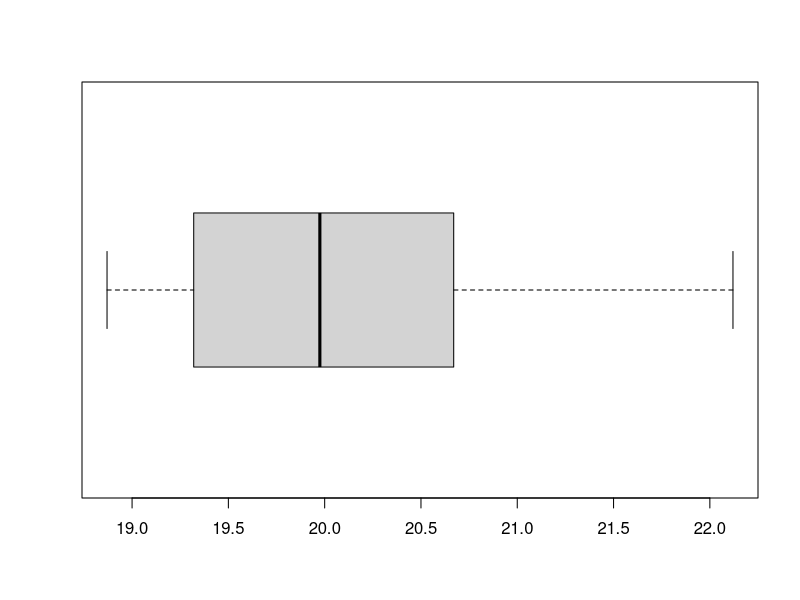
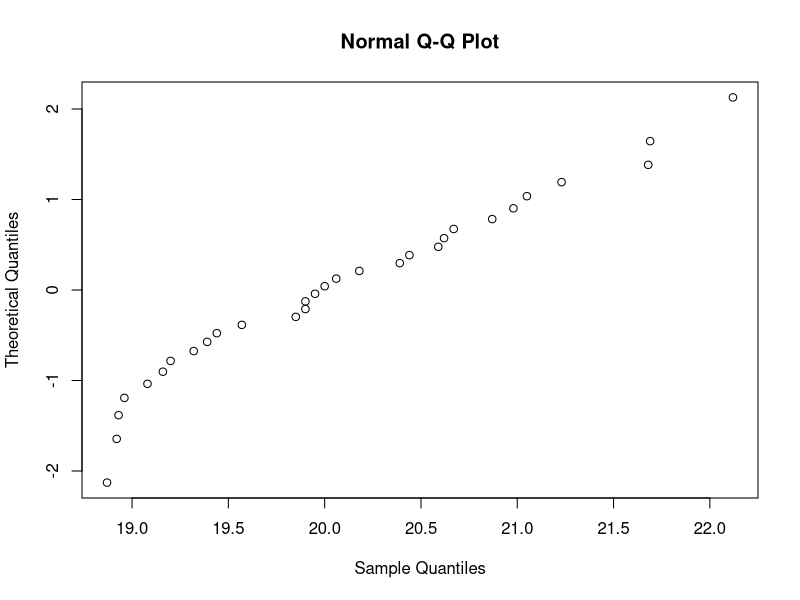
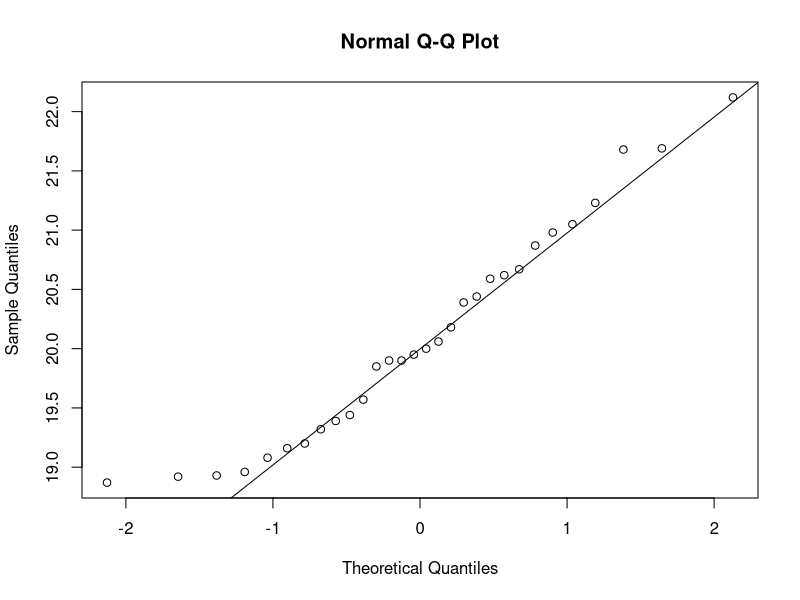

Here is the R script that generated these plots, in order: (Note: this script raises an error after producing the figures.)
## ---- chunk 1
# test dobrej zhody
# pearsonov test
# 600 hod kocky
# zisti ci kock aje homogena

d1 = c(122,61,98,115,79,125)
test = chisq.test(d1)
test
# p hodnota je skoro nula, zamietam zhodu s rvnomernm rozdelenim
# kocka nie je homogena


#pocas 100 dni sme sledovali pocty roztrhnuti vlakien na pletaciom stroji po generlnej oprave
# roztrhnutia vlakien sa riadia poissonovym rozdelenim
# so strednou hodnotou lambda = 3


## ---- chunk 2
#kolmogorov smirov test dobrej zhody
# zname spojite rozdelenie, parametre pozname

# pri testovani meracieho pristroa sme 30x opakovaly meranie rozmeru suciastky s realnov velkostou 20,1
# vyrobca garantuje ze meraci pristroj ma smerodajnu odchylku 0.9
d1 <- c(19.32, 19.57, 19.08, 20.87, 19.9, 18.92, 20.98, 20.18,
        20.67, 18.87, 21.69, 19.9, 19.16, 20.44, 21.68, 21.23,
        19.44, 19.95, 20.59, 20.62, 21.05, 20,18.96, 22.12, 19.39,
        19.85, 20.39, 18.93, 20.06,19.2)

ks.test(d1,"pnorm",mean=20.1,sd=0.9)
#p hodnota je 0.91 nezamietam h0 data su normalne rozdelen
# graficka alanyza
boxplot(d1,horizontal = T)
qqnorm(d1,datax = T)
qqnorm(d1)
qqline(d1)

ggqqplot(d1)
qqPlot(d1)

#histogram empiricka a teoreticka hust
hist(d1,prob=T, ylim = c(0,0.5))
lines(density(d1))
xxx = seq(min(d1)-1,max(d1)+1, 0.01)
lines(xxx,dnorm(xxx,mean = mean(d1), sd=sd(d1)),col = "red")


# dvoj vyberovy
## ---- chunk 3
# dvoj vyberovy ks test
# ci 2 vybery su rovnako rozdelene
# certifikovane laboratorium, testuje protilatky, dvoma metodami A, B
a <- c(0.28, 0.31, 0.27, 0.33, 0.33, 0.29, 0.29, 0.3, 0.31, 0.31, 0.32,
0.31, 0.3, 0.31, 0.3)
b <- c(0.24, 0.25, 0.28, 0.27, 0.2, 0.32, 0.13, 0.26, 0.38, 0.24, 0.36,
       0.31, 0.3, 0.2, 0.26)
# su tieto metody zamenitelne ???

boxplot(a,b)
data = data.frame(a,b)
library("psych")
multi.hist(data,breaks = 5, dcol = c('blue','red'), bcol = c('yellow','green'))
ks.test(a,b)



# p < 0.05 zamietame h0,data niesu rovnomerne rozdelenie
# shapiro wilkov test
# overte normalitu prikladu s meracim spristrojom
shapiro.test(d1)
LillieTest(d1)

# priklad ks overte zhodu exponencianeho rozdelenia
# vyrobca tvrdi ze doba zivotnosti je exponencialne so strednou hodnotou 2000,
ziv<-c(4996,976,294,7302,2420,1006,7654,2973,320,3169,3994,
3989,2689,2215,391,4966,1959,9167,5365,2377)
ks.test(ziv,"pexp",1/2000)
mean(ziv)





